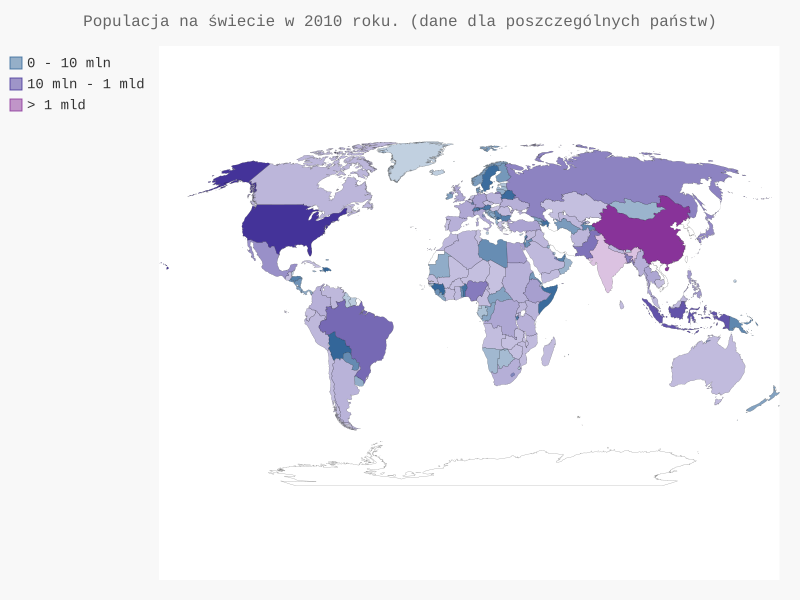

Source code (Python):
import json
from country_codes import get_country_code 
from pygal.style import LightColorizedStyle as LCS, RotateStyle as RS
from pygal_maps_world.maps import World

# Wczytanie danych i umieszczenie ich na liście
filename = 'json/population_data.json'
with open(filename) as file:
    pop_data = json.load(file)

# Utworzenie słownika danych dotyczących populacji
cc_populations = {}
for pop_dict in pop_data:
    if pop_dict['Year'] == '2010':
        country_name = pop_dict['Country Name']
        population = int(float(pop_dict['Value']))
        code = get_country_code(country_name)
        if code:
            cc_populations[code] = population

# Podzieleniw państw na trzy grupy według liczebności populacji
cc_pops_1, cc_pops_2, cc_pops_3 = {}, {}, {} 
for cc, pop in cc_populations.items():
    if pop < 10000000:
        cc_pops_1[cc] = pop
    elif pop < 1000000000:
        cc_pops_2[cc] = pop
    else:
        cc_pops_3[cc] = pop
# Przygotowanie wykresu

wm_style = RS('#336699', base_style = LCS)
wm = World(style=wm_style)

wm.force_url_protocol = 'http'
wm.title = 'Populacja na świecie w 2010 roku. (dane dla poszczególnych państw)'
wm.add('0 - 10 mln', cc_pops_1)
wm.add('10 mln - 1 mld', cc_pops_2)
wm.add('> 1 mld', cc_pops_3)


wm.render_to_file('world_population.svg')
